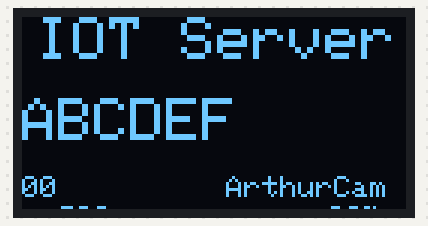
Simulated run of this sketch. Board: Arduino Uno, built with avr-gcc and run on an emulated ATmega328P. On the bench: 128×64 one-colour display.

Above: at 2.1 s.
At 6.3 s:
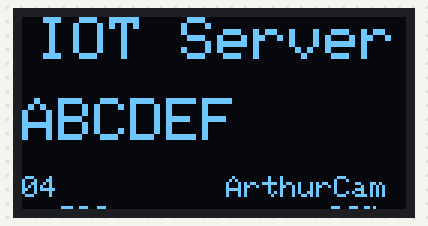
At 9.4 s:
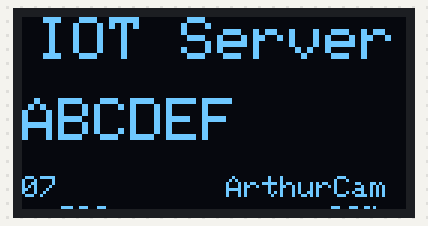
At 19.7 s:
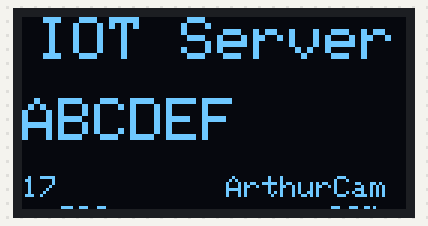
At 28.9 s:
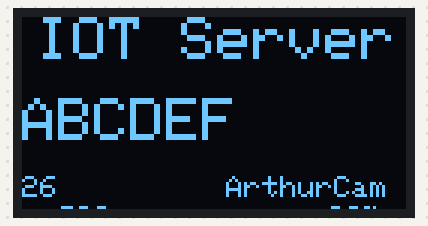
At 38.2 s:
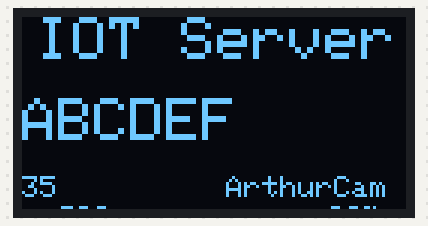

Measured:
- what the display in image 0 shows lasts 1.0 s, from 2.1 s to 3.1 s

The sketch:

IOT_ssd1306_PC_Check.ino
```cpp
#include <Wire.h>
#include <Adafruit_GFX.h>
#include <Adafruit_SSD1306.h>
#define SCREEN_ADDRESS 0x3C
#define SCREEN_WIDTH 128
#define SCREEN_HEIGHT 64
#define FONT_SIZE1 1
#define FONT_SIZE2 2
#define FONT_COLOR WHITE
#define DISTANCE_TOP 27
#define DISTANCE_LEFT 0
#define LOGO_DISTANCE_TOP DISTANCE_TOP +  26
#define LOGO_DISTANCE_LEFT DISTANCE_LEFT + 68
// On an arduino UNO:       A4(SDA), A5(SCL)
// On an arduino MEGA 2560: 20(SDA), 21(SCL)
// On an arduino LEONARDO:   2(SDA),  3(SCL)
Adafruit_SSD1306 display(SCREEN_WIDTH, SCREEN_HEIGHT, &Wire, -1);

String str = "ABCDEF";
int i = 0;


void setup() {
  Serial.begin(9600);

  if(!display.begin(SSD1306_SWITCHCAPVCC, SCREEN_ADDRESS)) { Serial.println(F("SSD1306 allocation failed")); for(;;); }
  display.setRotation(2);
  delay(2000);

  display.clearDisplay();
  display.setTextSize(FONT_SIZE2);
  display.setTextColor(FONT_COLOR);
  display.setCursor(DISTANCE_LEFT, DISTANCE_TOP);
  display.println(str);// Display static text
  display.display();
}

void loop() {
  lcdDisply();
}


void lcdDisply(){
  display.clearDisplay();
  display.setTextSize(2);
  display.setCursor(5, 0);
  display.println("IOT Server");
  display.setTextSize(FONT_SIZE2);
  display.setCursor(DISTANCE_LEFT, DISTANCE_TOP);
  display.println(str);// Display static text

  display.setTextSize(FONT_SIZE1);
  display.setCursor(LOGO_DISTANCE_LEFT, LOGO_DISTANCE_TOP);
  display.println("ArthurCam");
  display.setCursor(LOGO_DISTANCE_LEFT + 28, LOGO_DISTANCE_TOP + 8);
  display.println(".com");

  display.setCursor(DISTANCE_LEFT, LOGO_DISTANCE_TOP);
  display.println(i >= 10 ? String(i) : "0" + String(i) );
  display.println("  sec");
  i %= 59;
  ++i;
  display.display();
  delay(1000);
}
```
